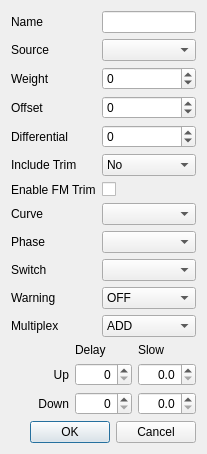
<?xml version="1.0" encoding="UTF-8"?>
<ui version="4.0">
 <class>MixerDialog</class>
 <widget class="QDialog" name="MixerDialog">
  <property name="geometry">
   <rect>
    <x>0</x>
    <y>0</y>
    <width>207</width>
    <height>429</height>
   </rect>
  </property>
  <property name="sizePolicy">
   <sizepolicy hsizetype="Preferred" vsizetype="MinimumExpanding">
    <horstretch>0</horstretch>
    <verstretch>0</verstretch>
   </sizepolicy>
  </property>
  <property name="windowTitle">
   <string>Dialog</string>
  </property>
  <property name="windowIcon">
   <iconset resource="companion9x.qrc">
    <normaloff>:/icon.png</normaloff>:/icon.png</iconset>
  </property>
  <layout class="QGridLayout" name="gridLayout_2">
   <item row="0" column="0">
    <layout class="QFormLayout" name="formLayout">
     <property name="fieldGrowthPolicy">
      <enum>QFormLayout::AllNonFixedFieldsGrow</enum>
     </property>
     <item row="1" column="0">
      <widget class="QLabel" name="label_2">
       <property name="text">
        <string>Source</string>
       </property>
      </widget>
     </item>
     <item row="1" column="1">
      <widget class="QComboBox" name="sourceCB">
       <property name="whatsThis">
        <string>The source for the mixer</string>
       </property>
      </widget>
     </item>
     <item row="2" column="0">
      <widget class="QLabel" name="label_3">
       <property name="text">
        <string>Weight</string>
       </property>
      </widget>
     </item>
     <item row="2" column="1">
      <widget class="QSpinBox" name="weightSB">
       <property name="whatsThis">
        <string>The value of the mixer is multiplied by this value and divided by 100.</string>
       </property>
       <property name="alignment">
        <set>Qt::AlignLeading|Qt::AlignLeft|Qt::AlignVCenter</set>
       </property>
       <property name="minimum">
        <number>-125</number>
       </property>
       <property name="maximum">
        <number>125</number>
       </property>
      </widget>
     </item>
     <item row="4" column="0">
      <widget class="QLabel" name="label_4">
       <property name="text">
        <string>Offset</string>
       </property>
      </widget>
     </item>
     <item row="4" column="1">
      <widget class="QSpinBox" name="offsetSB">
       <property name="whatsThis">
        <string>&lt;!DOCTYPE HTML PUBLIC &quot;-//W3C//DTD HTML 4.0//EN&quot; &quot;http://www.w3.org/TR/REC-html40/strict.dtd&quot;&gt;
&lt;html&gt;&lt;head&gt;&lt;meta name=&quot;qrichtext&quot; content=&quot;1&quot; /&gt;&lt;style type=&quot;text/css&quot;&gt;
p, li { white-space: pre-wrap; }
&lt;/style&gt;&lt;/head&gt;&lt;body style=&quot; font-family:'MS Shell Dlg 2'; font-size:8.25pt; font-weight:400; font-style:normal;&quot;&gt;
&lt;p style=&quot; margin-top:0px; margin-bottom:0px; margin-left:0px; margin-right:0px; -qt-block-indent:0; text-indent:0px;&quot;&gt;This value is added to the &lt;span style=&quot; font-weight:600;&quot;&gt;input &lt;/span&gt;of the mixer.&lt;/p&gt;&lt;/body&gt;&lt;/html&gt;</string>
       </property>
       <property name="alignment">
        <set>Qt::AlignLeading|Qt::AlignLeft|Qt::AlignVCenter</set>
       </property>
       <property name="minimum">
        <number>-125</number>
       </property>
       <property name="maximum">
        <number>125</number>
       </property>
      </widget>
     </item>
     <item row="6" column="0">
      <widget class="QLabel" name="label_5">
       <property name="text">
        <string>Include Trim</string>
       </property>
      </widget>
     </item>
     <item row="6" column="1">
      <widget class="QComboBox" name="trimCB">
       <item>
        <property name="text">
         <string>No</string>
        </property>
       </item>
       <item>
        <property name="text">
         <string>Yes</string>
        </property>
       </item>
      </widget>
     </item>
     <item row="7" column="0">
      <widget class="QLabel" name="label_FMtrim">
       <property name="text">
        <string>Enable FM Trim</string>
       </property>
      </widget>
     </item>
     <item row="7" column="1">
      <widget class="QCheckBox" name="FMtrimChkB">
       <property name="sizePolicy">
        <sizepolicy hsizetype="Minimum" vsizetype="Minimum">
         <horstretch>0</horstretch>
         <verstretch>0</verstretch>
        </sizepolicy>
       </property>
      </widget>
     </item>
     <item row="8" column="0">
      <widget class="QLabel" name="label_6">
       <property name="text">
        <string>Curve</string>
       </property>
      </widget>
     </item>
     <item row="8" column="1">
      <widget class="QComboBox" name="curvesCB">
       <property name="whatsThis">
        <string>The curve used by the mix</string>
       </property>
      </widget>
     </item>
     <item row="9" column="0">
      <widget class="QLabel" name="label_10">
       <property name="text">
        <string>Phase</string>
       </property>
      </widget>
     </item>
     <item row="9" column="1">
      <widget class="QComboBox" name="phasesCB">
       <property name="whatsThis">
        <string>Switch used by the mix.
If blank then the mix is considered to be &quot;ON&quot; all the time.</string>
       </property>
      </widget>
     </item>
     <item row="10" column="0">
      <widget class="QLabel" name="label_7">
       <property name="text">
        <string>Switch</string>
       </property>
      </widget>
     </item>
     <item row="10" column="1">
      <widget class="QComboBox" name="switchesCB">
       <property name="whatsThis">
        <string>Switch used by the mix.
If blank then the mix is considered to be &quot;ON&quot; all the time.</string>
       </property>
      </widget>
     </item>
     <item row="11" column="0">
      <widget class="QLabel" name="label_8">
       <property name="text">
        <string>Warning</string>
       </property>
      </widget>
     </item>
     <item row="11" column="1">
      <widget class="QComboBox" name="warningCB">
       <property name="whatsThis">
        <string>Mixer warning.
Setting this value will cause a beep to be emmitted when this value is active.</string>
       </property>
       <item>
        <property name="text">
         <string>OFF</string>
        </property>
       </item>
       <item>
        <property name="text">
         <string>1 Beep</string>
        </property>
       </item>
       <item>
        <property name="text">
         <string>2 Beep</string>
        </property>
       </item>
       <item>
        <property name="text">
         <string>3 Beep</string>
        </property>
       </item>
      </widget>
     </item>
     <item row="12" column="0">
      <widget class="QLabel" name="label_9">
       <property name="text">
        <string>Multiplex</string>
       </property>
      </widget>
     </item>
     <item row="12" column="1">
      <widget class="QComboBox" name="mltpxCB">
       <property name="whatsThis">
        <string>Multiplexer

This determines how mixer values are added.

&quot;+&quot; means the value of the current mix is added to the previous mixes in the same channel.
&quot;*&quot; means the value of the current mix is amultiplied with the previous mixes in the same channel.
&quot;R&quot; means the value replaces the previous values.  If the switch is off the value will be ignored.</string>
       </property>
       <item>
        <property name="text">
         <string>ADD</string>
        </property>
       </item>
       <item>
        <property name="text">
         <string>MULTIPLY</string>
        </property>
       </item>
       <item>
        <property name="text">
         <string>REPLACE</string>
        </property>
       </item>
      </widget>
     </item>
     <item row="5" column="0">
      <widget class="QLabel" name="DiffMIXlabel">
       <property name="text">
        <string>Differential</string>
       </property>
      </widget>
     </item>
     <item row="5" column="1">
      <widget class="QSpinBox" name="DiffMixSB">
       <property name="minimum">
        <number>-100</number>
       </property>
       <property name="maximum">
        <number>100</number>
       </property>
       <property name="singleStep">
        <number>2</number>
       </property>
      </widget>
     </item>
     <item row="0" column="0">
      <widget class="QLabel" name="label_name">
       <property name="text">
        <string>Name</string>
       </property>
      </widget>
     </item>
     <item row="0" column="1">
      <widget class="QLineEdit" name="mixerName">
       <property name="maxLength">
        <number>5</number>
       </property>
      </widget>
     </item>
    </layout>
   </item>
   <item row="1" column="0">
    <layout class="QGridLayout" name="gridLayout" columnstretch="0,0,0">
     <item row="0" column="1">
      <widget class="QLabel" name="label_13">
       <property name="text">
        <string>Delay</string>
       </property>
      </widget>
     </item>
     <item row="0" column="2">
      <widget class="QLabel" name="label_14">
       <property name="text">
        <string>Slow</string>
       </property>
      </widget>
     </item>
     <item row="1" column="0">
      <widget class="QLabel" name="label_12">
       <property name="text">
        <string>Up</string>
       </property>
       <property name="alignment">
        <set>Qt::AlignRight|Qt::AlignTrailing|Qt::AlignVCenter</set>
       </property>
      </widget>
     </item>
     <item row="1" column="1">
      <widget class="QSpinBox" name="delayUpSB">
       <property name="whatsThis">
        <string>&lt;!DOCTYPE HTML PUBLIC &quot;-//W3C//DTD HTML 4.0//EN&quot; &quot;http://www.w3.org/TR/REC-html40/strict.dtd&quot;&gt;
&lt;html&gt;&lt;head&gt;&lt;meta name=&quot;qrichtext&quot; content=&quot;1&quot; /&gt;&lt;style type=&quot;text/css&quot;&gt;
p, li { white-space: pre-wrap; }
&lt;/style&gt;&lt;/head&gt;&lt;body style=&quot; font-family:'MS Shell Dlg 2'; font-size:8.25pt; font-weight:400; font-style:normal;&quot;&gt;
&lt;p style=&quot; margin-top:0px; margin-bottom:0px; margin-left:0px; margin-right:0px; -qt-block-indent:0; text-indent:0px;&quot;&gt;&lt;span style=&quot; font-weight:600; text-decoration: underline;&quot;&gt;Delay ans Slow&lt;/span&gt;&lt;/p&gt;
&lt;p style=&quot;-qt-paragraph-type:empty; margin-top:0px; margin-bottom:0px; margin-left:0px; margin-right:0px; -qt-block-indent:0; text-indent:0px; font-weight:600; text-decoration: underline;&quot;&gt;&lt;/p&gt;
&lt;p style=&quot; margin-top:0px; margin-bottom:0px; margin-left:0px; margin-right:0px; -qt-block-indent:0; text-indent:0px;&quot;&gt;These values control the speed and delay of the output of the mix.  &lt;/p&gt;
&lt;p style=&quot;-qt-paragraph-type:empty; margin-top:0px; margin-bottom:0px; margin-left:0px; margin-right:0px; -qt-block-indent:0; text-indent:0px;&quot;&gt;&lt;/p&gt;
&lt;p style=&quot; margin-top:0px; margin-bottom:0px; margin-left:0px; margin-right:0px; -qt-block-indent:0; text-indent:0px;&quot;&gt;If Delay is not zero the actuation of the mix will be delayed by the specified amount of seconds.&lt;/p&gt;
&lt;p style=&quot;-qt-paragraph-type:empty; margin-top:0px; margin-bottom:0px; margin-left:0px; margin-right:0px; -qt-block-indent:0; text-indent:0px;&quot;&gt;&lt;/p&gt;
&lt;p style=&quot; margin-top:0px; margin-bottom:0px; margin-left:0px; margin-right:0px; -qt-block-indent:0; text-indent:0px;&quot;&gt;If Slow is not zero then the speed of the mix will be set by the value specified -&amp;gt; the value states the number of seconds it takes to transit from -100 to 100.&lt;/p&gt;&lt;/body&gt;&lt;/html&gt;</string>
       </property>
       <property name="alignment">
        <set>Qt::AlignRight|Qt::AlignTrailing|Qt::AlignVCenter</set>
       </property>
       <property name="maximum">
        <number>15</number>
       </property>
      </widget>
     </item>
     <item row="2" column="0">
      <widget class="QLabel" name="label_11">
       <property name="text">
        <string>Down</string>
       </property>
       <property name="alignment">
        <set>Qt::AlignRight|Qt::AlignTrailing|Qt::AlignVCenter</set>
       </property>
      </widget>
     </item>
     <item row="2" column="1">
      <widget class="QSpinBox" name="delayDownSB">
       <property name="whatsThis">
        <string>&lt;!DOCTYPE HTML PUBLIC &quot;-//W3C//DTD HTML 4.0//EN&quot; &quot;http://www.w3.org/TR/REC-html40/strict.dtd&quot;&gt;
&lt;html&gt;&lt;head&gt;&lt;meta name=&quot;qrichtext&quot; content=&quot;1&quot; /&gt;&lt;style type=&quot;text/css&quot;&gt;
p, li { white-space: pre-wrap; }
&lt;/style&gt;&lt;/head&gt;&lt;body style=&quot; font-family:'MS Shell Dlg 2'; font-size:8.25pt; font-weight:400; font-style:normal;&quot;&gt;
&lt;p style=&quot; margin-top:0px; margin-bottom:0px; margin-left:0px; margin-right:0px; -qt-block-indent:0; text-indent:0px;&quot;&gt;&lt;span style=&quot; font-weight:600; text-decoration: underline;&quot;&gt;Delay ans Slow&lt;/span&gt;&lt;/p&gt;
&lt;p style=&quot;-qt-paragraph-type:empty; margin-top:0px; margin-bottom:0px; margin-left:0px; margin-right:0px; -qt-block-indent:0; text-indent:0px; font-weight:600; text-decoration: underline;&quot;&gt;&lt;/p&gt;
&lt;p style=&quot; margin-top:0px; margin-bottom:0px; margin-left:0px; margin-right:0px; -qt-block-indent:0; text-indent:0px;&quot;&gt;These values control the speed and delay of the output of the mix.  &lt;/p&gt;
&lt;p style=&quot;-qt-paragraph-type:empty; margin-top:0px; margin-bottom:0px; margin-left:0px; margin-right:0px; -qt-block-indent:0; text-indent:0px;&quot;&gt;&lt;/p&gt;
&lt;p style=&quot; margin-top:0px; margin-bottom:0px; margin-left:0px; margin-right:0px; -qt-block-indent:0; text-indent:0px;&quot;&gt;If Delay is not zero the actuation of the mix will be delayed by the specified amount of seconds.&lt;/p&gt;
&lt;p style=&quot;-qt-paragraph-type:empty; margin-top:0px; margin-bottom:0px; margin-left:0px; margin-right:0px; -qt-block-indent:0; text-indent:0px;&quot;&gt;&lt;/p&gt;
&lt;p style=&quot; margin-top:0px; margin-bottom:0px; margin-left:0px; margin-right:0px; -qt-block-indent:0; text-indent:0px;&quot;&gt;If Slow is not zero then the speed of the mix will be set by the value specified -&amp;gt; the value states the number of seconds it takes to transit from -100 to 100.&lt;/p&gt;&lt;/body&gt;&lt;/html&gt;</string>
       </property>
       <property name="alignment">
        <set>Qt::AlignRight|Qt::AlignTrailing|Qt::AlignVCenter</set>
       </property>
       <property name="maximum">
        <number>15</number>
       </property>
      </widget>
     </item>
     <item row="1" column="2">
      <widget class="QDoubleSpinBox" name="slowUpSB">
       <property name="whatsThis">
        <string>&lt;!DOCTYPE HTML PUBLIC &quot;-//W3C//DTD HTML 4.0//EN&quot; &quot;http://www.w3.org/TR/REC-html40/strict.dtd&quot;&gt;
&lt;html&gt;&lt;head&gt;&lt;meta name=&quot;qrichtext&quot; content=&quot;1&quot; /&gt;&lt;style type=&quot;text/css&quot;&gt;
p, li { white-space: pre-wrap; }
&lt;/style&gt;&lt;/head&gt;&lt;body style=&quot; font-family:'MS Shell Dlg 2'; font-size:8.25pt; font-weight:400; font-style:normal;&quot;&gt;
&lt;p style=&quot; margin-top:0px; margin-bottom:0px; margin-left:0px; margin-right:0px; -qt-block-indent:0; text-indent:0px;&quot;&gt;&lt;span style=&quot; font-weight:600; text-decoration: underline;&quot;&gt;Delay ans Slow&lt;/span&gt;&lt;/p&gt;
&lt;p style=&quot;-qt-paragraph-type:empty; margin-top:0px; margin-bottom:0px; margin-left:0px; margin-right:0px; -qt-block-indent:0; text-indent:0px; font-weight:600; text-decoration: underline;&quot;&gt;&lt;/p&gt;
&lt;p style=&quot; margin-top:0px; margin-bottom:0px; margin-left:0px; margin-right:0px; -qt-block-indent:0; text-indent:0px;&quot;&gt;These values control the speed and delay of the output of the mix.  &lt;/p&gt;
&lt;p style=&quot;-qt-paragraph-type:empty; margin-top:0px; margin-bottom:0px; margin-left:0px; margin-right:0px; -qt-block-indent:0; text-indent:0px;&quot;&gt;&lt;/p&gt;
&lt;p style=&quot; margin-top:0px; margin-bottom:0px; margin-left:0px; margin-right:0px; -qt-block-indent:0; text-indent:0px;&quot;&gt;If Delay is not zero the actuation of the mix will be delayed by the specified amount of seconds.&lt;/p&gt;
&lt;p style=&quot;-qt-paragraph-type:empty; margin-top:0px; margin-bottom:0px; margin-left:0px; margin-right:0px; -qt-block-indent:0; text-indent:0px;&quot;&gt;&lt;/p&gt;
&lt;p style=&quot; margin-top:0px; margin-bottom:0px; margin-left:0px; margin-right:0px; -qt-block-indent:0; text-indent:0px;&quot;&gt;If Slow is not zero then the speed of the mix will be set by the value specified -&amp;gt; the value states the number of seconds it takes to transit from -100 to 100.&lt;/p&gt;&lt;/body&gt;&lt;/html&gt;</string>
       </property>
       <property name="alignment">
        <set>Qt::AlignRight|Qt::AlignTrailing|Qt::AlignVCenter</set>
       </property>
       <property name="decimals">
        <number>1</number>
       </property>
       <property name="maximum">
        <double>7.500000000000000</double>
       </property>
       <property name="singleStep">
        <double>0.500000000000000</double>
       </property>
      </widget>
     </item>
     <item row="2" column="2">
      <widget class="QDoubleSpinBox" name="slowDownSB">
       <property name="whatsThis">
        <string>&lt;!DOCTYPE HTML PUBLIC &quot;-//W3C//DTD HTML 4.0//EN&quot; &quot;http://www.w3.org/TR/REC-html40/strict.dtd&quot;&gt;
&lt;html&gt;&lt;head&gt;&lt;meta name=&quot;qrichtext&quot; content=&quot;1&quot; /&gt;&lt;style type=&quot;text/css&quot;&gt;
p, li { white-space: pre-wrap; }
&lt;/style&gt;&lt;/head&gt;&lt;body style=&quot; font-family:'MS Shell Dlg 2'; font-size:8.25pt; font-weight:400; font-style:normal;&quot;&gt;
&lt;p style=&quot; margin-top:0px; margin-bottom:0px; margin-left:0px; margin-right:0px; -qt-block-indent:0; text-indent:0px;&quot;&gt;&lt;span style=&quot; font-weight:600; text-decoration: underline;&quot;&gt;Delay ans Slow&lt;/span&gt;&lt;/p&gt;
&lt;p style=&quot;-qt-paragraph-type:empty; margin-top:0px; margin-bottom:0px; margin-left:0px; margin-right:0px; -qt-block-indent:0; text-indent:0px; font-weight:600; text-decoration: underline;&quot;&gt;&lt;/p&gt;
&lt;p style=&quot; margin-top:0px; margin-bottom:0px; margin-left:0px; margin-right:0px; -qt-block-indent:0; text-indent:0px;&quot;&gt;These values control the speed and delay of the output of the mix.  &lt;/p&gt;
&lt;p style=&quot;-qt-paragraph-type:empty; margin-top:0px; margin-bottom:0px; margin-left:0px; margin-right:0px; -qt-block-indent:0; text-indent:0px;&quot;&gt;&lt;/p&gt;
&lt;p style=&quot; margin-top:0px; margin-bottom:0px; margin-left:0px; margin-right:0px; -qt-block-indent:0; text-indent:0px;&quot;&gt;If Delay is not zero the actuation of the mix will be delayed by the specified amount of seconds.&lt;/p&gt;
&lt;p style=&quot;-qt-paragraph-type:empty; margin-top:0px; margin-bottom:0px; margin-left:0px; margin-right:0px; -qt-block-indent:0; text-indent:0px;&quot;&gt;&lt;/p&gt;
&lt;p style=&quot; margin-top:0px; margin-bottom:0px; margin-left:0px; margin-right:0px; -qt-block-indent:0; text-indent:0px;&quot;&gt;If Slow is not zero then the speed of the mix will be set by the value specified -&amp;gt; the value states the number of seconds it takes to transit from -100 to 100.&lt;/p&gt;&lt;/body&gt;&lt;/html&gt;</string>
       </property>
       <property name="alignment">
        <set>Qt::AlignRight|Qt::AlignTrailing|Qt::AlignVCenter</set>
       </property>
       <property name="decimals">
        <number>1</number>
       </property>
       <property name="maximum">
        <double>7.500000000000000</double>
       </property>
       <property name="singleStep">
        <double>0.500000000000000</double>
       </property>
      </widget>
     </item>
    </layout>
   </item>
   <item row="2" column="0">
    <widget class="QDialogButtonBox" name="buttonBox">
     <property name="orientation">
      <enum>Qt::Horizontal</enum>
     </property>
     <property name="standardButtons">
      <set>QDialogButtonBox::Cancel|QDialogButtonBox::Ok</set>
     </property>
    </widget>
   </item>
  </layout>
 </widget>
 <resources>
  <include location="companion9x.qrc"/>
 </resources>
 <connections>
  <connection>
   <sender>buttonBox</sender>
   <signal>accepted()</signal>
   <receiver>MixerDialog</receiver>
   <slot>accept()</slot>
   <hints>
    <hint type="sourcelabel">
     <x>199</x>
     <y>354</y>
    </hint>
    <hint type="destinationlabel">
     <x>157</x>
     <y>274</y>
    </hint>
   </hints>
  </connection>
  <connection>
   <sender>buttonBox</sender>
   <signal>rejected()</signal>
   <receiver>MixerDialog</receiver>
   <slot>reject()</slot>
   <hints>
    <hint type="sourcelabel">
     <x>199</x>
     <y>360</y>
    </hint>
    <hint type="destinationlabel">
     <x>208</x>
     <y>274</y>
    </hint>
   </hints>
  </connection>
 </connections>
</ui>
